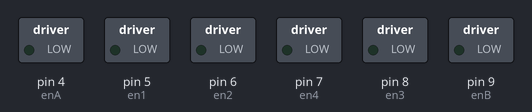
Simulated run of this sketch. Board: Arduino Uno, built with avr-gcc and run on an emulated ATmega328P. On the bench: switched loads named in the sketch (green lamp = pin HIGH).

Above: at 0.05 s.
At 3.95 s:
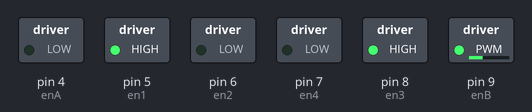
At 9.0 s:
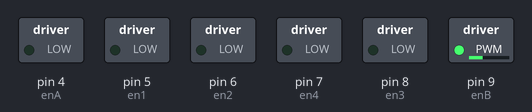
Timing chart, 0 to 10.4 s (numbered marks = the images above):
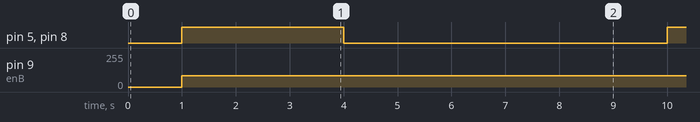

Measured:
- by itself, pin 5 (en1), pin 8 (en3): alternates HIGH for 3.0 s and LOW for 6.0 s
- by itself, pin 9 (enB): 0/255 → 85/255 at 1.0 s

The sketch:

Motor_driver_test.ino
```cpp
//motor A
int enA = 4;
int en1 = 5;
int en2 = 6;

//motor B
int enB = 9;
int en3 = 8;
int en4 = 7;

void setup() {
  pinMode(enA, OUTPUT);
  pinMode(en1, OUTPUT);
  pinMode(en2, OUTPUT);
  pinMode(enB, OUTPUT);
  pinMode(en3, OUTPUT);
  pinMode(en4, OUTPUT);

}

void loop() {
  delay(1000);

  Go_Straight_Forward();
  delay(3000);
  Stop();
  delay(5000);

  //Go_Straight_Backward();
  //turn_Slight_Left();
  //turn_Slight_Right();
  //turn_Back_Left();
  //turn_Back_Right();

}
void Go_Straight_Forward(){
  //Function for driving the robot straight forward
  Serial.println("STRAIGHT FORWARD");

  digitalWrite(en1, HIGH);
  digitalWrite(en2, LOW);
  digitalWrite(en3, HIGH);
  digitalWrite(en4, LOW);

  analogWrite(enA, 120);
  analogWrite(enB, 85);

}

void Stop(){
  //Function for stopping the robot
  Serial.println("STOP");

  digitalWrite(en1, LOW);
  digitalWrite(en2, LOW);
  digitalWrite(en3, LOW);
  digitalWrite(en4, LOW);

}
void Slow(){
  //Function for slowing the robot down
  Serial.println("SLOW DOWN");

  digitalWrite(en1, HIGH);
  digitalWrite(en2, LOW);
  digitalWrite(en3, HIGH);
  digitalWrite(en4, LOW);

  analogWrite(enA, 25);
  analogWrite(enB, 25);

}

void Go_Straight_Backward(){
  //Function for driving the robot straight backward
  Serial.println("STRAIGHT BACKWARD");

  digitalWrite(en1, HIGH);
  digitalWrite(en2, LOW);
  digitalWrite(en3, HIGH);
  digitalWrite(en4, LOW);

  analogWrite(enA, 25);
  analogWrite(enB, 25);

}
void turn_Slight_Left(){
  //Function for driving the robot slight left
  Serial.println("SLIGHT LEFT");

  digitalWrite(en1, HIGH);
  digitalWrite(en2, LOW);
  digitalWrite(en3, HIGH);
  digitalWrite(en4, LOW);

  analogWrite(enA, 25);
  analogWrite(enB, 25);

}
void turn_Slight_Right(){
  //Function for driving the robot slight right
  Serial.println("SLIGHT RIGHT");

  digitalWrite(en1, HIGH);
  digitalWrite(en2, LOW);
  digitalWrite(en3, HIGH);
  digitalWrite(en4, LOW);

  analogWrite(enA, 25);
  analogWrite(enB, 25);

}
void turn_Back_Right(){
  //Function for driving the robot back right
  Serial.println("BACK RIGHT");

  digitalWrite(en1, HIGH);
  digitalWrite(en2, LOW);
  digitalWrite(en3, HIGH);
  digitalWrite(en4, LOW);

  analogWrite(enA, 25);
  analogWrite(enB, 25);

}
void turn_Back_Left(){
  //Function for driving the robot back left
  Serial.println("BACK LEFT");

  digitalWrite(en1, HIGH);
  digitalWrite(en2, LOW);
  digitalWrite(en3, HIGH);
  digitalWrite(en4, LOW);

  analogWrite(enA, 25);
  analogWrite(enB, 25);

}
```
